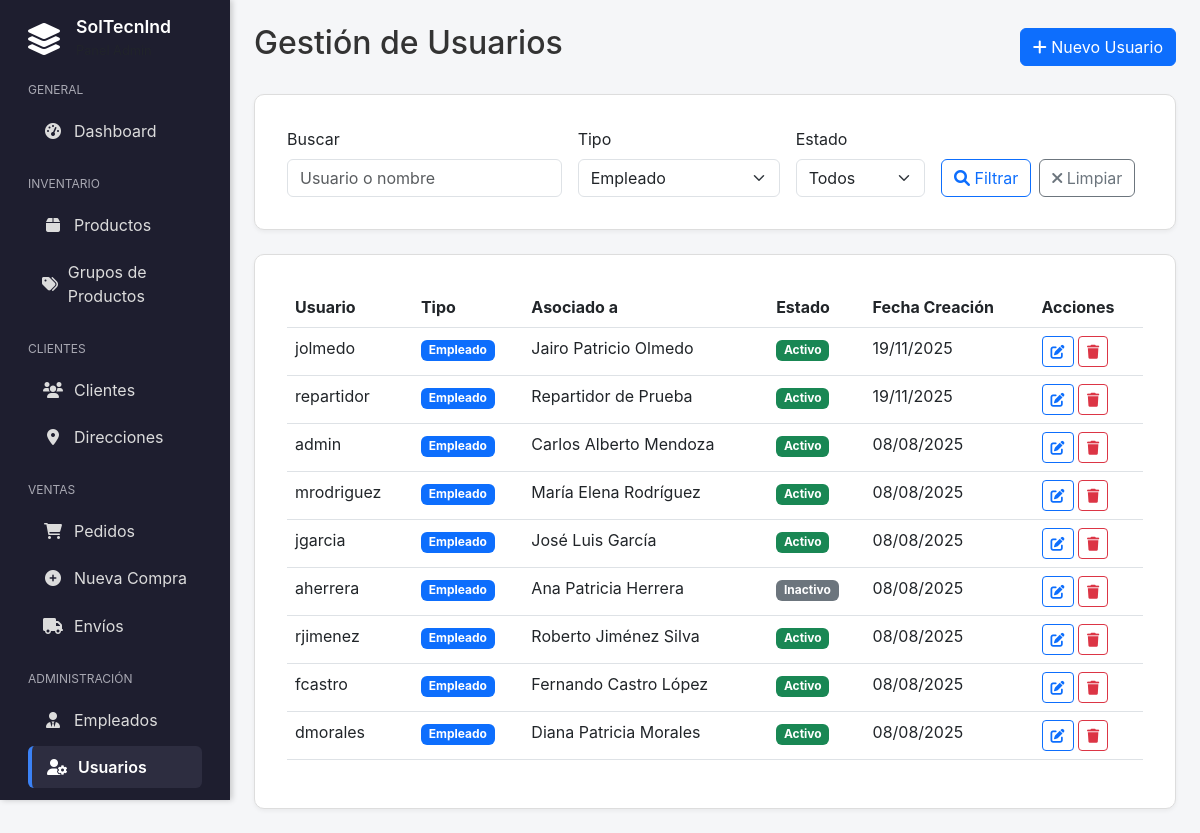
/admin/usuarios.php?tipo=empleado, run on the app's committed database.
### tables this page shows
CREATE TABLE `credenciales` (
  `id` int(11) NOT NULL,
  `usuario` varchar(100) NOT NULL,
  `contrasena` varchar(255) NOT NULL,
  `tipo` enum('empleado','cliente') NOT NULL,
  `empleado_id` int(11) DEFAULT NULL,
  `cliente_id` int(11) DEFAULT NULL,
  `ultimo_acceso` timestamp NULL DEFAULT NULL,
  `activo` tinyint(1) DEFAULT 1,
  `created_at` timestamp NOT NULL DEFAULT current_timestamp(),
  `updated_at` timestamp NOT NULL DEFAULT current_timestamp() ON UPDATE current_timestamp()
);

CREATE TABLE `empleados` (
  `id` int(11) NOT NULL,
  `nombre` varchar(255) NOT NULL,
  `email` varchar(255) NOT NULL,
  `telefono` varchar(20) DEFAULT NULL,
  `cargo` enum('admin','repartidor') NOT NULL DEFAULT 'admin',
  `activo` tinyint(1) DEFAULT 1,
  `created_at` timestamp NOT NULL DEFAULT current_timestamp(),
  `updated_at` timestamp NOT NULL DEFAULT current_timestamp() ON UPDATE current_timestamp()
);

### admin/usuarios.php (the view, shortened to what this page needs)
<?php
require_once '../includes/LayoutManager.php';
$pdo = getConnection();
$search = $_GET['search'] ?? '';
$tipo_filter = $_GET['tipo'] ?? '';
$page = $_GET['page'] ?? 1;
$limit = 10;
$offset = ($page - 1) * $limit;
$where_conditions = [];
$params = [];
if ($tipo_filter) {
    $where_conditions[] = "c.tipo = ?";
    $params[] = $tipo_filter;
}
$where_clause = !empty($where_conditions) ? "WHERE " . implode(" AND ", $where_conditions) : "";
$sql = "SELECT c.*, e.nombre as empleado_nombre, cl.nombre as cliente_nombre
        FROM credenciales c
        LEFT JOIN empleados e ON c.empleado_id = e.id
        LEFT JOIN clientes cl ON c.cliente_id = cl.id
        $where_clause
        ORDER BY c.created_at DESC
        LIMIT $limit OFFSET $offset";
$stmt = $pdo->prepare($sql);
$stmt->execute($params);
$usuarios = $stmt->fetchAll();
?>
<div class="d-flex justify-content-between align-items-center mb-4">
    <h2>Gestión de Usuarios</h2>
    <button type="button" class="btn btn-primary" data-bs-toggle="modal" data-bs-target="#usuarioModal">
        <i class="fas fa-plus"></i> Nuevo Usuario
    </button>
</div>
<div class="card mb-4">
    <div class="card-body">
        <form method="GET" class="row g-3">
            <div class="col-md-4">
                <label for="search" class="form-label">Buscar</label>
                <input type="text" class="form-control" id="search" name="search"
                       value="<?php echo htmlspecialchars($search); ?>"
                       placeholder="Usuario o nombre">
            </div>
            <div class="col-md-3">
                <label for="tipo" class="form-label">Tipo</label>
                <select class="form-select" id="tipo" name="tipo">
                    <option value="empleado" <?php echo $tipo_filter === 'empleado' ? 'selected' : ''; ?>>Empleado</option>
                </select>
            </div>
            <div class="col-md-2">
                <label for="activo" class="form-label">Estado</label>
                <select class="form-select" id="activo" name="activo">
                    <option value="">Todos</option>
                </select>
            </div>
            <div class="col-md-3 d-flex align-items-end">
                <button type="submit" class="btn btn-outline-primary me-2">
                    <i class="fas fa-search"></i> Filtrar
                </button>
                <a href="usuarios.php" class="btn btn-outline-secondary">
                    <i class="fas fa-times"></i> Limpiar
                </a>
            </div>
        </form>
    </div>
</div>
<div class="card">
    <div class="card-body">
        <div class="table-responsive">
            <table class="table table-hover">
                <thead>
                    <tr>
                        <th>Usuario</th>
                        <th>Tipo</th>
                        <th>Asociado a</th>
                        <th>Estado</th>
                        <th>Fecha Creación</th>
                        <th>Acciones</th>
                    </tr>
                </thead>
                <tbody>
                    <?php if (empty($usuarios)): ?>
                        <tr>
                            <td colspan="6" class="text-center py-4">
                                <p class="text-muted">No hay usuarios disponibles</p>
                            </td>
                        </tr>
                    <?php else: ?>
                        <?php foreach ($usuarios as $usuario): ?>
                        <tr>
                            <td><?php echo htmlspecialchars($usuario['usuario']); ?></td>
                            <td>
                                <span class="badge bg-<?php echo $usuario['tipo'] === 'empleado' ? 'primary' : ($usuario['tipo'] === 'cliente' ? 'success' : 'info'); ?>">
                                    <?php echo ucfirst($usuario['tipo']); ?>
                                </span>
                            </td>
                            <td>
                                <?php if ($usuario['tipo'] === 'empleado'): ?>
                                    <?php echo htmlspecialchars($usuario['empleado_nombre'] ?? 'Sin asociar'); ?>
                                <?php elseif ($usuario['tipo'] === 'cliente'): ?>
                                    <?php echo htmlspecialchars($usuario['cliente_nombre'] ?? 'Sin asociar'); ?>
                                <?php else: ?>
                                    N/A
                                <?php endif; ?>
                            </td>
                            <td>
                                <span class="badge bg-<?php echo $usuario['activo'] ? 'success' : 'secondary'; ?>">
                                    <?php echo $usuario['activo'] ? 'Activo' : 'Inactivo'; ?>
                                </span>
                            </td>
                            <td><?php echo date('d/m/Y', strtotime($usuario['created_at'])); ?></td>
                            <td>
                                <button type="button" class="btn btn-sm btn-outline-primary"
                                        onclick="editUsuario(<?php echo htmlspecialchars(json_encode($usuario)); ?>)">
                                    <i class="fas fa-edit"></i>
                                </button>
                                <button type="button" class="btn btn-sm btn-outline-danger"
                                        onclick="deleteUsuario(<?php echo $usuario['id']; ?>, '<?php echo addslashes($usuario['usuario']); ?>')">
                                    <i class="fas fa-trash"></i>
                                </button>
                            </td>
                        </tr>
                        <?php endforeach; ?>
                    <?php endif; ?>
                </tbody>
            </table>
        </div>
    </div>
</div>

### data on the page
credenciales: usuario "jolmedo", tipo "Empleado", empleado.nombre "Jairo Patricio Olmedo", activo "Activo", created_at "19/11/2025"
credenciales: usuario "repartidor", tipo "Empleado", empleado.nombre "Repartidor de Prueba", activo "Activo", created_at "19/11/2025"
credenciales: usuario "admin", tipo "Empleado", empleado.nombre "Carlos Alberto Mendoza", activo "Activo", created_at "08/08/2025"
credenciales: usuario "mrodriguez", tipo "Empleado", empleado.nombre "María Elena Rodríguez", activo "Activo", created_at "08/08/2025"
credenciales: usuario "jgarcia", tipo "Empleado", empleado.nombre "José Luis García", activo "Activo", created_at "08/08/2025"
credenciales: usuario "aherrera", tipo "Empleado", empleado.nombre "Ana Patricia Herrera", activo "Inactivo", created_at "08/08/2025"
credenciales: usuario "rjimenez", tipo "Empleado", empleado.nombre "Roberto Jiménez Silva", activo "Activo", created_at "08/08/2025"
credenciales: usuario "fcastro", tipo "Empleado", empleado.nombre "Fernando Castro López", activo "Activo", created_at "08/08/2025"
credenciales: usuario "dmorales", tipo "Empleado", empleado.nombre "Diana Patricia Morales", activo "Activo", created_at "08/08/2025"

### other printed values
$config['title'] "SolTecnInd"
$cat "GENERAL"
$item['text'] "Dashboard"
$cat "INVENTARIO"
$item['text'] "Productos"
$item['text'] "Grupos de Productos"
$cat "CLIENTES"
$item['text'] "Clientes"
$item['text'] "Direcciones"
$cat "VENTAS"
$item['text'] "Pedidos"
$item['text'] "Nueva Compra"
$item['text'] "Envíos"
$cat "ADMINISTRACIÓN"
$item['text'] "Empleados"
